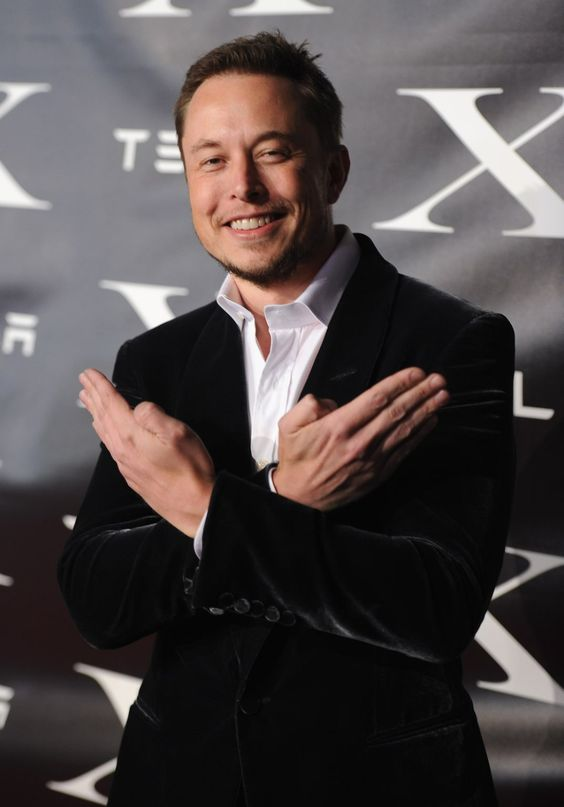
#> input picture Experiment-1/elon.jpg, 564 x 807 px, found by its file name
$ jupyter execute Experiment-5.ipynb
#> lines starting #> are read from the running program, lines starting #| are printed output that depends on the picture; after the words box and inside, x2 and y2 are one past the last pixel; in counts of white or black regions, pixels touching at a corner belong together
[cell 1]
#WAP in python to implement face & eye detection using HaarCascade

[cell 2]
import cv2

# Load the pre-trained face cascade
face_cascade = cv2.CascadeClassifier(cv2.data.haarcascades + 'haarcascade_frontalface_alt.xml')

# Read the input image
img = cv2.imread('elon.jpg')
#> img is the input picture: shape (807, 564, 3); mean B, G, R 72.5, 72.6, 79.8

# Convert the image to grayscale
gray = cv2.cvtColor(img, cv2.COLOR_BGR2GRAY)
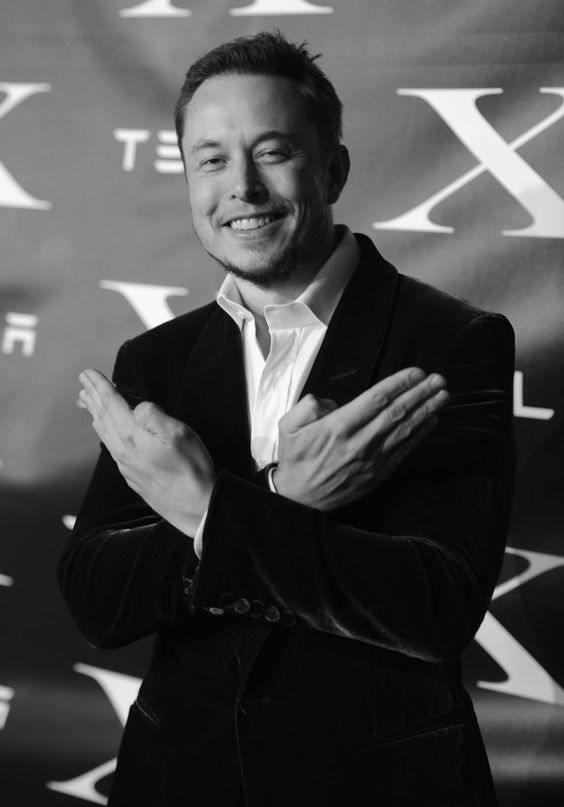
#> gray: shape (807, 564); min 0, max 255, mean 74.7

# Detect faces in the image
faces = face_cascade.detectMultiScale(gray, scaleFactor=1.1, minNeighbors=5, minSize=(30, 30))
#> faces = [[159, 88, 168, 168]]

# Draw rectangles around the detected faces
for (x, y, w, h) in faces:
    cv2.rectangle(img, (x, y), (x+w, y+h), (255, 0, 0), 3)
#> this loop made 1 pass
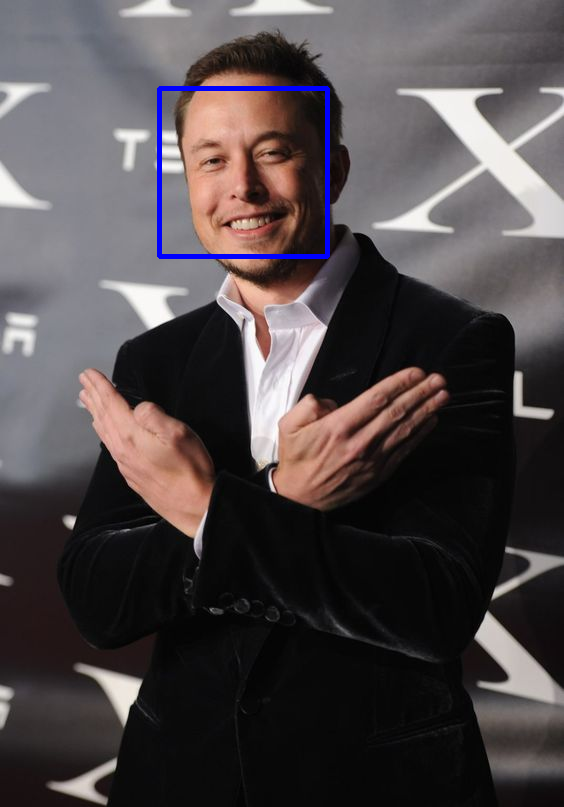
#> img: shape (807, 564, 3); 0.74% of pixels changed, all inside (x1, y1, x2, y2) = (157, 86, 330, 259)

# Display the image with the detected faces
cv2.imshow('img', img)
cv2.waitKey(0)
cv2.destroyAllWindows()

[cell 3]
import cv2

eye_cascade = cv2.CascadeClassifier(cv2.data.haarcascades + 'haarcascade_eye.xml')
img = cv2.imread('elon.jpg')
gray = cv2.cvtColor(img, cv2.COLOR_BGR2GRAY)
eyes = eye_cascade.detectMultiScale(gray, scaleFactor=1.1, minNeighbors=5)
#> eyes = [[286, 443, 27, 27], [192, 140, 44, 44]]

for x, y, w, h in eyes:
    cv2.rectangle(img, (x, y), (x+w, y+h), (100, 0, 0), 3)
#> this loop made 2 passes
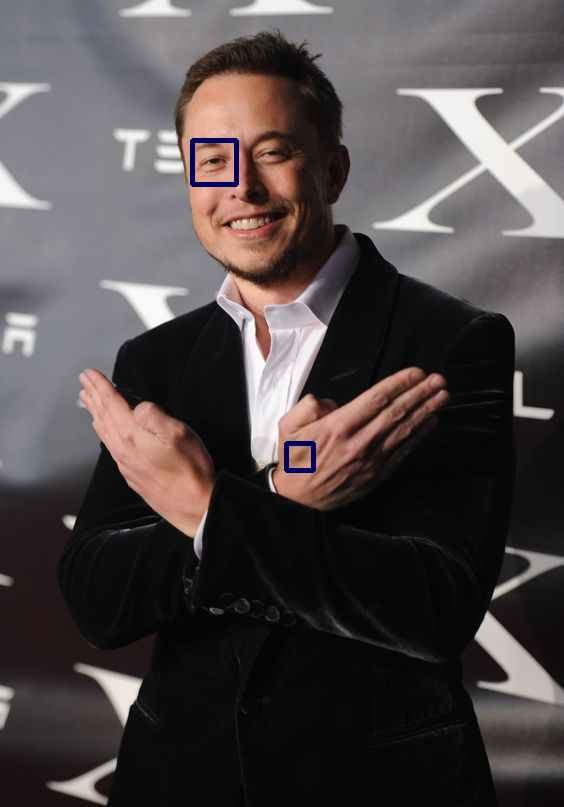
#> img: shape (807, 564, 3); 0.31% of pixels changed, all inside (x1, y1, x2, y2) = (190, 138, 316, 473)

cv2.imshow('img', img)
cv2.waitKey(0)
cv2.destroyAllWindows()
